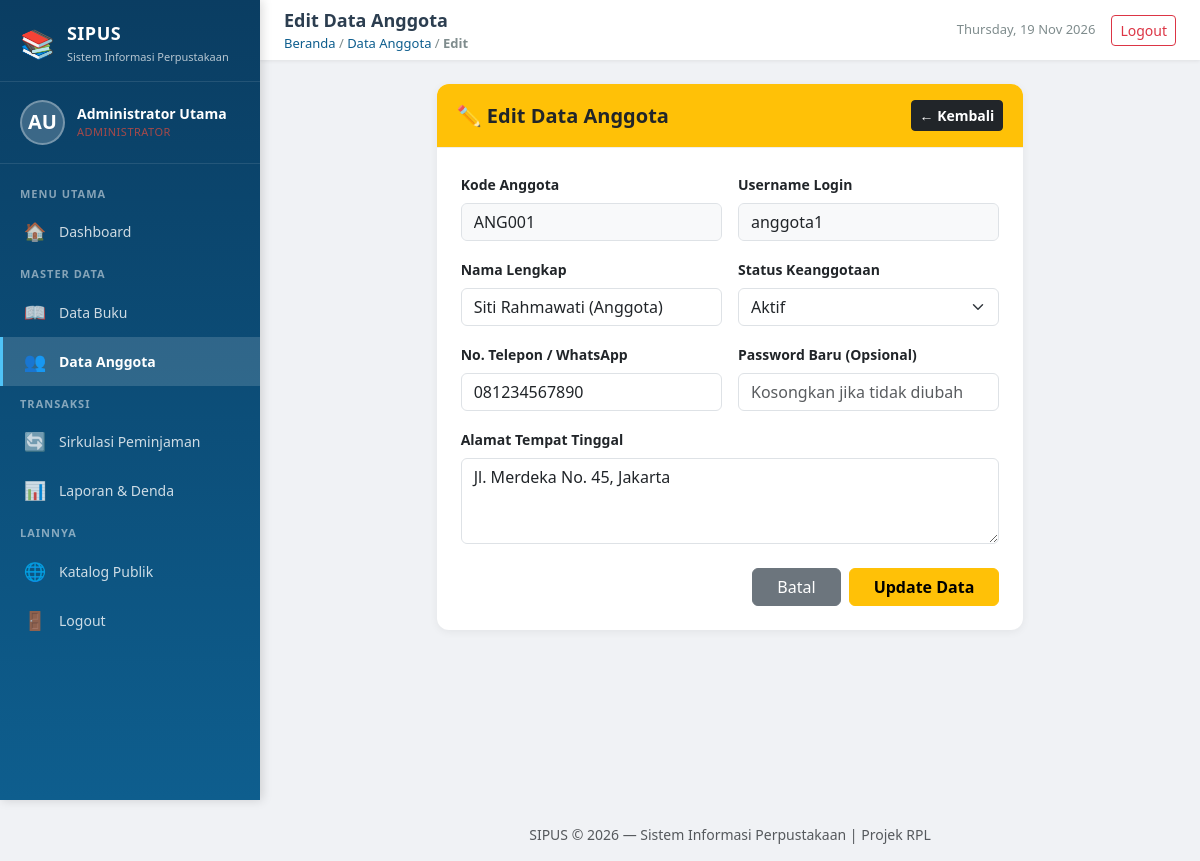
Page /anggota/edit.php?id=1 (signed in) on the committed database.
### tables this page shows
CREATE TABLE IF NOT EXISTS `members` (
    `id` INT AUTO_INCREMENT PRIMARY KEY,
    `user_id` INT NOT NULL UNIQUE,
    `member_code` VARCHAR(20) NOT NULL UNIQUE,
    `phone` VARCHAR(20),
    `address` TEXT,
    `status` ENUM('aktif', 'nonaktif') NOT NULL DEFAULT 'aktif',
    `created_at` DATETIME DEFAULT CURRENT_TIMESTAMP,
    CONSTRAINT `fk_members_user` FOREIGN KEY (`user_id`) REFERENCES `users`(`id`) ON DELETE CASCADE
);

CREATE TABLE IF NOT EXISTS `users` (
    `id` INT AUTO_INCREMENT PRIMARY KEY,
    `username` VARCHAR(50) NOT NULL UNIQUE,
    `password` VARCHAR(255) NOT NULL,
    `full_name` VARCHAR(100) NOT NULL,
    `role` ENUM('admin', 'pustakawan', 'anggota') NOT NULL,
    `created_at` DATETIME DEFAULT CURRENT_TIMESTAMP
);

### anggota/edit.php (the view, shortened to what this page needs)
<?php
require_once '../config/koneksi.php';
$id = isset($_GET['id']) ? (int)$_GET['id'] : 0;
$sql_get = "SELECT m.*, u.full_name, u.username, u.id as uid
            FROM members m
            JOIN users u ON m.user_id = u.id
            WHERE m.id = ? LIMIT 1";
$stmt_get = mysqli_prepare($koneksi, $sql_get);
mysqli_stmt_bind_param($stmt_get, "i", $id);
mysqli_stmt_execute($stmt_get);
$result = mysqli_stmt_get_result($stmt_get);
$member = mysqli_fetch_assoc($result);
$_dash       = $_SESSION['role'] === 'admin' ? '../dashboard_admin.php' : '../dashboard_pustakawan.php';
$breadcrumb  = '<a href="' . $_dash . '">Beranda</a> / <a href="index.php">Data Anggota</a> / <strong>Edit</strong>';
include '../templates/header.php';
include '../templates/sidebar_staff.php';
?>
<div class="main-content">
    <?php include '../templates/topnav.php'; ?>
    <div class="content-wrapper">
        <div class="row justify-content-center">
            <div class="col-lg-8">
                <div class="card content-card">
                    <div class="card-header bg-warning text-dark d-flex justify-content-between align-items-center flex-wrap gap-2 py-3">
                        <h5 class="mb-0 fw-bold">✏️ Edit Data Anggota</h5>
                        <a href="index.php" class="btn btn-dark btn-sm fw-semibold">&larr; Kembali</a>
                    </div>
                    <div class="card-body p-3 p-md-4">
                        <form action="edit.php?id=<?= $id; ?>" method="POST">
                            <div class="row g-3">
                                <div class="col-md-6">
                                    <label class="form-label fw-bold small">Kode Anggota</label>
                                    <input type="text" class="form-control bg-light" value="<?= htmlspecialchars($member['member_code']); ?>" disabled>
                                </div>
                                <div class="col-md-6">
                                    <label class="form-label fw-bold small">Username Login</label>
                                    <input type="text" class="form-control bg-light" value="<?= htmlspecialchars($member['username']); ?>" disabled>
                                </div>
                                <div class="col-md-6">
                                    <label class="form-label fw-bold small">Nama Lengkap</label>
                                    <input type="text" name="full_name" class="form-control" value="<?= htmlspecialchars($member['full_name']); ?>" required>
                                </div>
                                <div class="col-md-6">
                                    <label class="form-label fw-bold small">Status Keanggotaan</label>
                                    <select name="status" class="form-select" required>
                                        <option value="aktif" <?= $member['status'] === 'aktif' ? 'selected' : ''; ?>>Aktif</option>
                                    </select>
                                </div>
                                <div class="col-md-6">
                                    <label class="form-label fw-bold small">No. Telepon / WhatsApp</label>
                                    <input type="text" name="phone" class="form-control" value="<?= htmlspecialchars($member['phone']); ?>">
                                </div>
                                <div class="col-md-6">
                                    <label class="form-label fw-bold small">Password Baru (Opsional)</label>
                                    <input type="password" name="password" class="form-control" placeholder="Kosongkan jika tidak diubah">
                                </div>
                                <div class="col-md-12">
                                    <label class="form-label fw-bold small">Alamat Tempat Tinggal</label>
                                    <textarea name="address" class="form-control" rows="3"><?= htmlspecialchars($member['address']); ?></textarea>
                                </div>
                                <div class="col-md-12 mt-4 d-flex justify-content-end flex-wrap gap-2">
                                    <a href="index.php" class="btn btn-secondary px-4">Batal</a>
                                    <button type="submit" class="btn btn-warning px-4 fw-bold">Update Data</button>
                                </div>
                            </div>
                        </form>
                    </div>
                </div>
            </div>
        </div>
    </div>
</div>
<?php include '../templates/footer.php'; ?>

### assets/css/sidebar.css (style rules this page uses)
* { box-sizing: border-box; }
body.sidebar-layout { margin: 0; font-family: 'Segoe UI', Tahoma, Geneva, Verdana, sans-serif; background-color: #F0F2F5; overflow-x: hidden; }
.main-content { margin-left: 260px; min-height: 100vh; transition: margin-left 0.3s ease; }
.top-navbar .breadcrumb-nav a { color: #0E5E8E; text-decoration: none; }
.content-wrapper { padding: 24px; }
.content-card { border: none; border-radius: 12px; box-shadow: 0 2px 8px rgba(0,0,0,0.06); overflow: hidden; }
.content-card .card-header { background: #fff; border-bottom: 1px solid #EEE; padding: 16px 20px; font-weight: 700; font-size: 15px; display: flex; align-items: center; justify-content: space-between; }

### rows in the picture
members: member_code "ANG001", user.username "anggota1", full_name "Siti Rahmawati (Anggota)", status "Aktif", phone "081234567890", address "Jl. Merdeka No. 45, Jakarta"

### other values in the picture
$_initials "AU"
$_SESSION['full_name'] "Administrator Utama"
$_role_label "ADMINISTRATOR"
$page_title "Edit Data Anggota"
